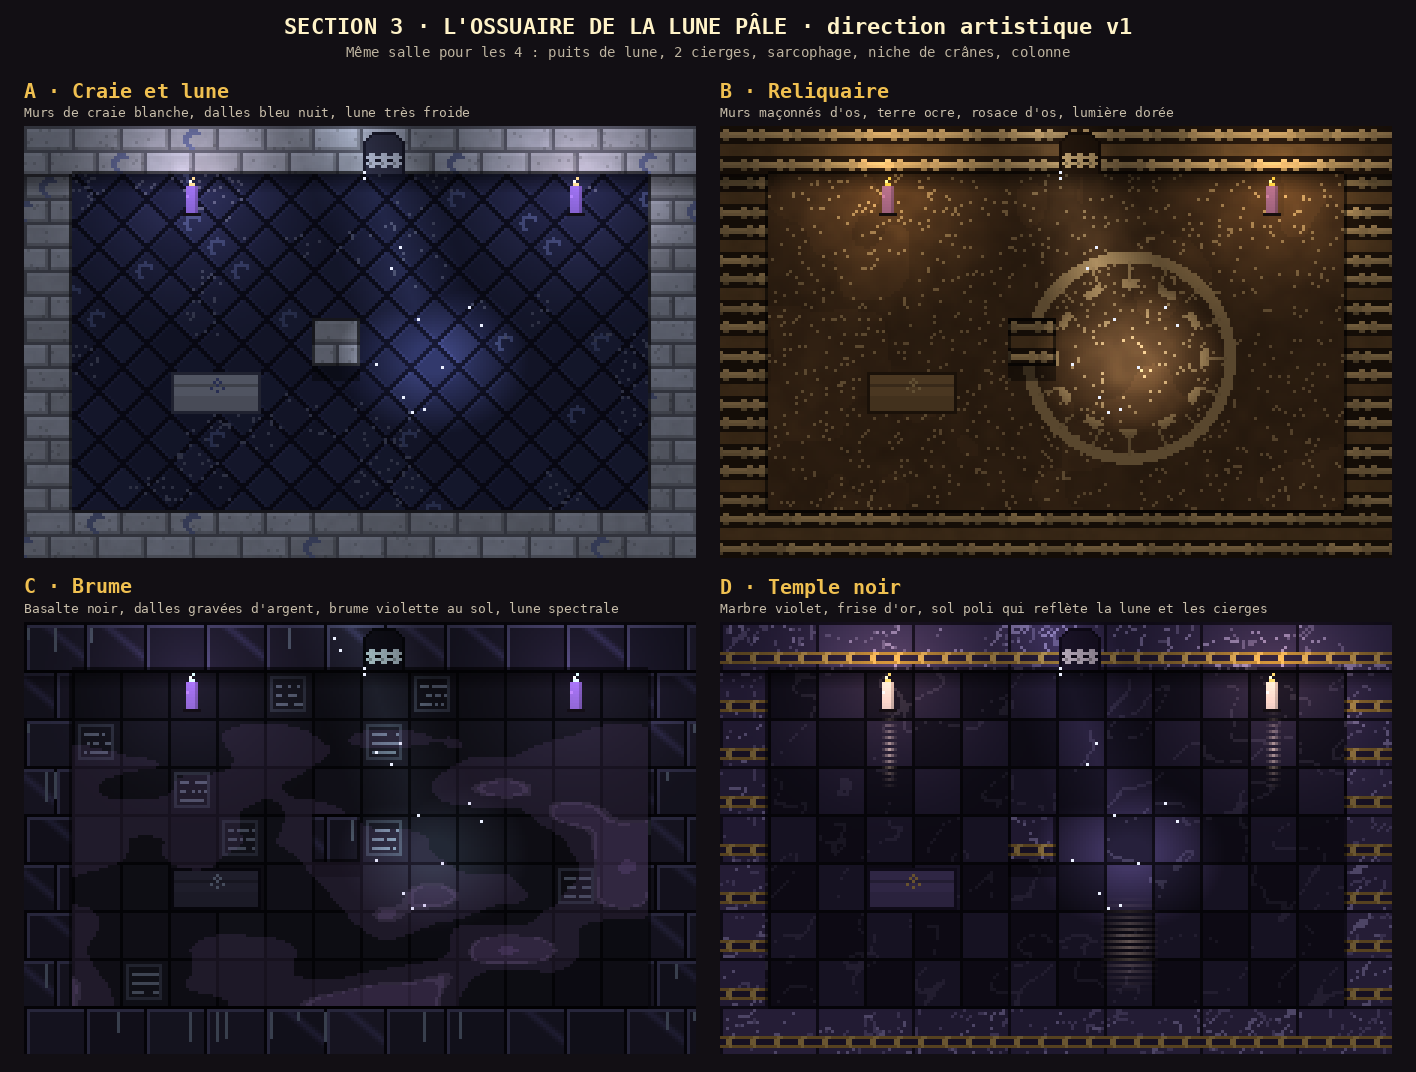

Source code (Python):
"""Section 3, l'OSSUAIRE DE LA LUNE PÂLE : direction artistique v1, PAGE BLANCHE (Thomas, 2026-11-18, 23 h 55 :
« on repart d'une page blanche pour l'esthétique, je veux une vraie personnalité, comme la section 2 qui a une DA à
part »). PROPOSITIONS, rien n'est en jeu. Brief : `claude/BRIEF_OSSUAIRE.md`.

Quatre directions, chacune avec SES murs (pas les briques v3 recolorées), son sol, sa lumière et sa couleur. Même salle
pour toutes : un puits de lune, deux cierges, un sarcophage, une niche de crânes, une colonne.
- A « Craie et lune » : murs de grands blocs de CRAIE BLANCHE (l'inverse des deux sections du dessus, aux murs sombres),
  croissants gravés ; sol de dalles en losange bleu nuit ; lumière de lune bleu-blanc, très froide.
- B « Reliquaire » : murs maçonnés d'OS (assises de tibias, une frise de crânes à hauteur d'homme) sur pierre ocre ;
  sol de terre battue et poussière d'os, rosace d'os incrustée ; lumière de cierges dorée, chaude.
- C « Brume » : murs de BASALTE noir-violet, gros blocs lisses et luisants ; dalles funéraires gravées d'argent sous une
  BRUME violette qui rampe au sol ; lune verdâtre, spectrale.
- D « Temple noir » : MARBRE violet veiné, frise de croissants D'OR ; sol de marbre poli en damier qui REFLÈTE la lune
  et les cierges ; contraste or / violet, le culte riche.

  python3 art/ossuaire_da_v1.py   → art/ossuaire_da_v1.png
"""
import math
import os
import sys

import numpy as np
from PIL import Image, ImageDraw

sys.path.insert(0, os.path.dirname(os.path.abspath(__file__)))
from pix import fbm, font, grid, hash2, up, value_noise  # noqa: E402

T = 16
PLAN = [
    "##############",
    "#............#",
    "#............#",
    "#............#",
    "#.....o......#",
    "#............#",
    "#............#",
    "#............#",
    "##############",
]
PH, PW = len(PLAN), len(PLAN[0])
W, H = PW * T, PH * T
WALL = np.array([[PLAN[y // T][x // T] in "#o" for x in range(W)] for y in range(H)])
MOON = (8.5 * T, 4.8 * T)  # centre du puits de lune au sol (pixels)
CANDLES = [(3, 1), (11, 1)]  # cases (le cierge se tient contre le mur du haut)
SARCO = (3, 5)  # case du sarcophage (2 cases de large)
NICHE = (7, 0)  # case de mur avec la niche de crânes


def mix(a, b, t):
    return np.asarray(a, float) * (1 - t) + np.asarray(b, float) * t


# ---------------------------------------------------------------- murs


def wall_A(xs, ys):
    """Grands blocs de craie (16 × 8, assises décalées), joints fins, coups de ciseau ; croissants gravés."""
    row = (ys // 8).astype(int)
    off = (row % 2) * 8
    bx = ((xs + off) // 16).astype(int)
    lx, ly = (xs + off) % 16, ys % 8
    t = hash2(bx, row, 3)
    out = mix((196, 190, 174), (226, 220, 204), t[..., None])
    grain = fbm(xs, ys, 3, 4, 2)
    out = out * (0.93 + 0.1 * grain[..., None])
    chisel = (hash2(xs.astype(int), ys.astype(int), 5) > 0.9) & ((xs.astype(int) + ys.astype(int)) % 3 == 0)
    out[chisel] = out[chisel] * 0.86
    hi = (ly == 1) & (lx > 0)
    out[hi] = np.minimum(out[hi] * 1.07, 255)
    sh = (ly == 7) | (lx == 15)
    out[sh] = out[sh] * 0.8
    j = (ly == 0) | (lx == 0)
    out[j] = (120, 116, 112)
    # croissant gravé sur un bloc sur sept
    glyph = hash2(bx, row, 6) < 0.07
    cx, cy = lx - 8, ly - 4
    r1 = np.hypot(cx, cy)
    r2 = np.hypot(cx - 1.3, cy - 0.6)
    moon = glyph & (r1 < 3.2) & (r2 > 2.6)
    out[moon] = (128, 132, 156)
    return out


def wall_B(xs, ys):
    """Maçonnerie d'os : pierre ocre entre deux assises de gros os couchés (os à nœuds) par case."""
    out = mix((112, 90, 62), (132, 106, 74), fbm(xs, ys, 4, 11, 2)[..., None])
    ty = (ys % 16).astype(int)
    # assises de tibias : bandes de 3 px, rangées 1-3 et 12-14 de chaque case
    for top in (0, 10):
        band = (ty >= top) & (ty < top + 6)
        k = (top * 5)
        seg = ((xs + k) // 12).astype(int)
        lx = ((xs + k) % 12).astype(int)
        ry = ty - top  # 0..5
        shaft = band & (lx >= 2) & (lx <= 9) & (ry >= 2) & (ry <= 3)
        knob = band & ((lx <= 2) | (lx >= 9)) & (ry >= 1) & (ry <= 4) & ~(((lx == 0) | (lx == 11)) & ((ry == 1) | (ry == 4)))
        bone = shaft | knob
        tone = 0.85 + 0.25 * hash2(seg, (ys // 16).astype(int) * 2 + (top > 5), 12)
        col = np.array((214, 198, 162)) * tone[..., None]
        out[band & ~bone] = (46, 34, 24)
        out[bone] = col[bone]
        lit = bone & ((ry == 1) | ((ry == 2) & shaft & ~knob))
        out[lit] = np.minimum(out[lit] * 1.1, 255)
        dim = bone & (ry == 4)
        out[dim] = out[dim] * 0.75
    return out


def wall_C(xs, ys):
    """Basalte : gros blocs lisses noir-violet, arêtes luisantes, quelques coulures d'argent."""
    row = (ys // 16).astype(int)
    off = (row % 2) * 10
    bx = ((xs + off) // 20).astype(int)
    lx, ly = (xs + off) % 20, ys % 16
    t = hash2(bx, row, 21)
    out = mix((34, 30, 44), (48, 42, 60), t[..., None])
    sheen = np.clip(1 - np.abs((lx - ly * 1.2) - 6) / 3, 0, 1) * (hash2(bx, row, 22) > 0.4)
    out = out + sheen[..., None] * np.array((26, 24, 40))
    hi = ((ly == 1) | (lx == 1)) & (lx > 0) & (ly > 0)
    out[hi] = (84, 78, 108)
    j = (ly == 0) | (lx == 0)
    out[j] = (12, 10, 16)
    drip = (hash2((xs // 3).astype(int), row, 23) < 0.08) & (ly > 1) & (ly < 4 + 8 * hash2((xs // 3).astype(int), row, 24)) & (xs.astype(int) % 3 == 1)
    out[drip] = (120, 128, 140)
    return out


def wall_D(xs, ys):
    """Marbre violet veiné en grandes plaques, frise de croissants d'or à hauteur d'homme."""
    row = (ys // 16).astype(int)
    bx = ((xs + (row % 2) * 16) // 32).astype(int)
    lx, ly = (xs + (row % 2) * 16) % 32, ys % 16
    base = mix((70, 58, 92), (86, 72, 110), hash2(bx, row, 31)[..., None])
    v = fbm(xs + ys * 0.7, ys, 10, 32, 3)
    vein = np.abs(v - 0.5) < 0.012
    base[vein] = (176, 164, 200)
    vein2 = np.abs(fbm(xs, ys + xs * 0.4, 7, 33, 2) - 0.5) < 0.015
    base[vein2] = (128, 116, 152)
    j = (lx == 0) | (ly == 0)
    base[j] = (30, 24, 40)
    # frise d'or : rangées 10-13, un croissant tous les 8 px
    fr = (ly >= 10) & (ly <= 13)
    base[fr] = (52, 40, 66)
    base[fr & ((ly == 10) | (ly == 13))] = (196, 156, 62)
    cx, cy = (xs % 8) - 3.5, ly - 11.5
    moon = fr & (np.hypot(cx, cy) < 1.9) & (np.hypot(cx - 0.9, cy - 0.4) > 1.4)
    base[moon] = (242, 204, 98)
    return base


# ---------------------------------------------------------------- sols


def floor_A(xs, ys):
    """Dalles en losange bleu nuit, joints sombres, poussière d'os claire, croissant gravé ici et là."""
    u, v = (xs + ys) / 16, (xs - ys) / 16
    cu, cv = np.floor(u).astype(int), np.floor(v).astype(int)
    fu, fv = u - cu, v - cv
    t = hash2(cu, cv, 41)
    out = mix((40, 42, 66), (52, 54, 82), t[..., None])
    j = (fu < 0.07) | (fv < 0.07)
    out[j] = (20, 20, 34)
    hi = ((fu < 0.13) | (fv < 0.13)) & ~j
    out[hi] = out[hi] * 1.18
    glyph = (hash2(cu, cv, 42) < 0.06) & (np.abs(np.hypot(fu - 0.5, fv - 0.5) - 0.22) < 0.05) & (fu < 0.6)
    out[glyph] = (92, 98, 132)
    dust = (fbm(xs, ys, 20, 43, 2) > 0.66) & (hash2(xs.astype(int), ys.astype(int), 44) > 0.93)
    out[dust] = (110, 110, 124)
    return out


def floor_B(xs, ys):
    """Terre battue ocre, poussière d'os, petits éclats ; rosace d'os incrustée autour du puits de lune."""
    n = fbm(xs, ys, 6, 51, 2)
    out = mix((82, 62, 44), (104, 80, 56), n[..., None])
    chips = hash2(xs.astype(int), ys.astype(int), 52) > 0.95
    out[chips] = (186, 168, 136)
    dust = fbm(xs, ys, 24, 53, 2) > 0.62
    out[dust] = out[dust] * 1.12
    r = np.hypot(xs - MOON[0], (ys - MOON[1]) * 1.0) / T
    ang = np.arctan2(ys - MOON[1], xs - MOON[0])
    ring = (np.abs(r - 2.1) < 0.12) | ((np.abs(r - 1.55) < 0.09) & (np.cos(ang * 12) > 0.2))
    out[ring] = (204, 186, 150)
    spokes = (r > 1.6) & (r < 2.05) & (np.abs(np.sin(ang * 8)) < 0.12)
    out[spokes] = (190, 172, 138)
    return out


def floor_C(xs, ys):
    """Dalles funéraires noires 16 × 16, certaines gravées de lignes d'argent (inscriptions)."""
    cx, cy = (xs // 16).astype(int), (ys // 16).astype(int)
    lx, ly = xs % 16, ys % 16
    out = mix((26, 24, 32), (36, 34, 44), hash2(cx, cy, 61)[..., None])
    j = (lx == 0) | (ly == 0)
    out[j] = (10, 10, 14)
    tomb = hash2(cx, cy, 62) < 0.14
    lines = tomb & (lx > 3) & (lx < 13) & ((ly == 5) | (ly == 8) | (ly == 11)) & (hash2(xs.astype(int), cy * 3 + (ly // 3).astype(int), 63) > 0.25)
    out[lines] = (132, 138, 150)
    frame = tomb & ((lx == 2) | (lx == 13) | (ly == 2) | (ly == 13)) & (lx >= 2) & (lx <= 13) & (ly >= 2) & (ly <= 13)
    out[frame] = (70, 72, 84)
    return out


def floor_D(xs, ys):
    """Marbre poli en damier noir / violet, veiné ; il brille (le reflet est ajouté avec la lumière)."""
    cx, cy = (xs // 16).astype(int), (ys // 16).astype(int)
    dark = (cx + cy) % 2 == 0
    out = np.where(dark[..., None], np.array((30, 26, 40), float), np.array((52, 44, 68), float)) * np.ones((1, 1, 3))
    vein = np.abs(fbm(xs + ys * 0.6, ys, 14, 71, 2) - 0.5) < 0.012
    out[vein] = out[vein] + 26
    j = ((xs % 16) == 0) | ((ys % 16) == 0)
    out[j] = (14, 12, 18)
    return out


# ---------------------------------------------------------------- décors


def candle(px, cx, cy, wax, flame):
    """Cierge debout contre le mur du haut : 3 × 8, coulures, flamme."""
    x0, y0 = cx * T + 6, cy * T + 4
    for y in range(y0, y0 + 9):
        for x in range(x0, x0 + 4):
            px[x, y] = tuple(int(c * (0.8 if x == x0 + 3 else 1)) for c in wax)
    px[x0, y0 + 3] = tuple(int(min(255, c * 1.2)) for c in wax)
    for x in range(x0 - 1, x0 + 5):
        px[x, y0 + 9] = (20, 16, 20)
    px[x0 + 1, y0 - 1] = flame
    px[x0 + 2, y0 - 1] = flame
    px[x0 + 1, y0 - 2] = (255, 248, 220)
    px[x0 + 2, y0 - 3] = flame


def sarcophagus(px, cx, cy, stone, dark, accent):
    """Sarcophage de 2 cases, couvercle à arête, un motif au milieu."""
    x0, y0 = cx * T + 1, cy * T + 2
    w, h = 2 * T - 2, T - 2
    for y in range(y0, y0 + h):
        for x in range(x0, x0 + w):
            edge = x in (x0, x0 + w - 1) or y in (y0, y0 + h - 1)
            lid = y < y0 + 8
            c = dark if edge else (tuple(min(255, int(v * 1.12)) for v in stone) if lid else stone)
            if y == y0 + 4 and not edge:
                c = tuple(int(v * 0.85) for v in stone)
            px[x, y] = c
    mx = x0 + w // 2
    for dx, dy in ((0, 2), (-1, 3), (1, 3), (0, 4), (-2, 5), (2, 5), (0, 6)):
        px[mx + dx, y0 + dy] = accent


def niche(px, cx, cy, back, bone, dark):
    """Niche creusée dans le mur du haut, trois crânes dedans."""
    x0, y0 = cx * T + 1, cy * T + 2
    for y in range(y0, y0 + 14):
        for x in range(x0, x0 + 14):
            arch = y - y0 < 3 and min(x - x0, x0 + 13 - x) < 3 - (y - y0)
            if arch:
                continue
            px[x, y] = dark if (x in (x0, x0 + 13) or y == y0 or (y - y0 < 4 and min(x - x0, x0 + 13 - x) == 3 - (y - y0))) else back
    for k in range(3):
        sx, sy = x0 + 1 + k * 4, y0 + 7
        for y in range(sy, sy + 5):
            for x in range(sx, sx + 4):
                if (y == sy and x in (sx, sx + 3)) or (y == sy + 4 and x in (sx, sx + 3)):
                    continue
                px[x, y] = bone
        px[sx, sy + 2] = dark
        px[sx + 3, sy + 2] = dark
        px[sx + 1, sy + 3] = tuple(int(c * 0.7) for c in bone)


def column(px, cx, cy, wall_fn):
    """La colonne : un bloc du mur de la direction, avec un liseré."""
    pass  # dessinée par le mur lui-même (case « o » du plan)


STYLES = {
    "A": dict(wall=wall_A, floor=floor_A, base=0.5, moon=(0.86, 0.94, 1.12), moonA=1.0, candle=(1.0, 0.9, 1.1),
              wax=(150, 110, 190), flame=(255, 214, 120), stone=(176, 172, 162), sdark=(80, 78, 90), accent=(96, 104, 150),
              nback=(60, 58, 70), bone=(232, 226, 210), ndark=(34, 32, 44), tint=(0.82, 0.88, 1.08), fog=None,
              title="A · Craie et lune", sub="Murs de craie blanche, dalles bleu nuit, lune très froide"),
    "B": dict(wall=wall_B, floor=floor_B, base=0.42, moon=(1.0, 0.98, 0.92), moonA=1.0, candle=(1.25, 1.0, 0.62),
              wax=(150, 110, 190), flame=(255, 200, 90), stone=(150, 128, 96), sdark=(60, 44, 30), accent=(222, 206, 166),
              nback=(44, 32, 22), bone=(226, 212, 176), ndark=(30, 20, 14), tint=(1.05, 0.92, 0.74), fog=None,
              title="B · Reliquaire", sub="Murs maçonnés d'os, terre ocre, rosace d'os, lumière dorée"),
    "C": dict(wall=wall_C, floor=floor_C, base=0.55, moon=(0.78, 1.08, 0.98), moonA=1.1, candle=(1.0, 0.85, 1.15),
              wax=(150, 110, 190), flame=(200, 255, 220), stone=(58, 54, 70), sdark=(16, 14, 22), accent=(150, 156, 170),
              nback=(18, 16, 24), bone=(196, 200, 196), ndark=(8, 8, 12), tint=(0.86, 0.9, 1.0), fog=(150, 110, 190),
              title="C · Brume", sub="Basalte noir, dalles gravées d'argent, brume violette au sol, lune spectrale"),
    "D": dict(wall=wall_D, floor=floor_D, base=0.48, moon=(0.94, 0.94, 1.1), moonA=1.0, candle=(1.2, 0.95, 0.7),
              wax=(236, 228, 214), flame=(255, 210, 110), stone=(96, 82, 120), sdark=(36, 28, 48), accent=(236, 196, 92),
              nback=(34, 26, 44), bone=(226, 218, 200), ndark=(20, 14, 28), tint=(0.92, 0.88, 1.06), fog=None, mirror=True,
              title="D · Temple noir", sub="Marbre violet, frise d'or, sol poli qui reflète la lune et les cierges"),
}


def room(key):
    s = STYLES[key]
    xs, ys = grid(W, H)
    wall = s["wall"](xs, ys)
    floor = s["floor"](xs, ys)
    a = np.where(WALL[..., None], wall, floor)
    # Roche derrière les murs (pas de sol à côté) : noire.
    near = np.zeros((PH, PW), bool)
    for y in range(PH):
        for x in range(PW):
            near[y, x] = any(0 <= y + dy < PH and 0 <= x + dx < PW and PLAN[y + dy][x + dx] == "." for dy in (-1, 0, 1) for dx in (-1, 0, 1))
    rock = np.array([[not near[y // T, x // T] for x in range(W)] for y in range(H)])
    a[rock] = (6, 5, 8)
    # Un liseré sombre là où le mur touche le sol : on lit la forme des murs et de la colonne.
    fl = ~WALL
    edge = WALL & (np.roll(fl, 1, 0) | np.roll(fl, -1, 0) | np.roll(fl, 1, 1) | np.roll(fl, -1, 1))
    a[edge] = a[edge] * 0.45
    # Ombre portée de la colonne vers le bas.
    oy, ox = 4 * T, 6 * T
    a[oy + T:oy + T + 5, ox:ox + T] *= 0.6
    # Ombre portée du mur du haut sur le sol (3/4 : les murs sont hauts).
    shade = np.ones((H, W))
    for y in range(T, T + 6):
        shade[y, :] *= 0.55 + 0.075 * (y - T)
    a = a * shade[..., None]
    img = Image.fromarray(np.clip(a, 0, 255).astype(np.uint8), "RGB")
    px = img.load()
    niche(px, *NICHE, s["nback"], s["bone"], s["ndark"])
    sarcophagus(px, *SARCO, s["stone"], s["sdark"], s["accent"])
    for c in CANDLES:
        candle(px, *c, s["wax"], s["flame"])
    a = np.asarray(img).astype(float)

    # ---------------- lumière
    light = np.full((H, W), s["base"])
    col = np.ones((H, W, 3)) * np.array(s["tint"])
    # Puits de lune : un disque au sol et un rayon qui tombe d'en haut (vers le haut-gauche).
    d = np.hypot((xs - MOON[0]) / T, (ys - MOON[1]) / T / 0.8)
    disc = np.clip(1.25 - d / 1.6, 0, 1) * s["moonA"]
    beam_x = MOON[0] + (ys - MOON[1]) * 0.35
    beam = np.clip(1 - np.abs(xs - beam_x) / (T * 1.3), 0, 1) * (ys < MOON[1]) * 0.45 * s["moonA"]
    m = np.maximum(disc, beam)
    light = np.maximum(light, light + m * 0.9)
    col = col * (1 - m[..., None] * 0.6) + np.array(s["moon"]) * m[..., None] * 0.6
    # Poussière dans le rayon
    motes = (hash2(xs.astype(int), ys.astype(int), 99) > 0.994) & (m > 0.3)
    # Cierges
    for (cx, cy) in CANDLES:
        dd = np.hypot(xs - (cx * T + 8), ys - (cy * T + 3)) / T
        g = np.clip(1 - dd / 3.2, 0, 1) ** 1.5
        light = light + g * 0.7
        col = col * (1 - g[..., None] * 0.5) + np.array(s["candle"]) * g[..., None] * 0.5
    a = a * light[..., None] * col
    if s.get("mirror"):
        # Sol poli : reflet vertical (vers le bas) du puits et des flammes.
        fl = ~WALL
        refl = np.zeros((H, W))
        for (cx, cy) in CANDLES:
            fx = cx * T + 8
            refl += np.clip(1 - np.abs(xs - fx) / 2.5, 0, 1) * np.clip(1 - np.abs(ys - (cy * T + 26)) / 14, 0, 1)
        refl += np.clip(1 - np.abs(xs - MOON[0]) / 10, 0, 1) * np.clip(1 - np.abs(ys - (MOON[1] + 30)) / 16, 0, 1) * 0.6
        streak = (ys.astype(int) % 2 == 0)
        a = a + (refl * fl * streak)[..., None] * np.array((150, 130, 110))
    a[motes] = (235, 240, 255)
    if s["fog"] is not None:
        # Brume qui rampe : nappes lentes, plus épaisses au sol loin des murs du haut, sous les objets hauts.
        f = fbm(xs, ys * 2.2, 40, 7, 2)
        dens = np.clip((f - 0.38) * 2.0, 0, 1) * (~WALL) * np.clip((ys - T * 1.5) / (T * 3), 0, 1)
        band = (np.round(dens * 3) / 3) * 0.38
        a = a * (1 - band[..., None]) + np.array(s["fog"]) * band[..., None]
        edge = (np.abs(dens - 0.5) < 0.03)
        a[edge] = a[edge] * 0.9 + np.array((200, 170, 230)) * 0.1
    return Image.fromarray(np.clip(a, 0, 255).astype(np.uint8), "RGB")


def main():
    S = 3
    rooms = {k: up(room(k), S) for k in "ABCD"}
    rw, rh = rooms["A"].size
    pad = 24
    Wb = pad + 2 * (rw + pad)
    Hb = 80 + 2 * (rh + 64)
    sheet = Image.new("RGB", (Wb, Hb), (18, 15, 20))
    d = ImageDraw.Draw(sheet)
    d.text((Wb // 2, 26), "SECTION 3 · L'OSSUAIRE DE LA LUNE PÂLE · direction artistique v1", fill=(255, 243, 200), font=font(22), anchor="mm")
    d.text((Wb // 2, 52), "Même salle pour les 4 : puits de lune, 2 cierges, sarcophage, niche de crânes, colonne", fill=(190, 180, 160), font=font(14, False), anchor="mm")
    for i, k in enumerate("ABCD"):
        x = pad + (i % 2) * (rw + pad)
        y = 80 + (i // 2) * (rh + 64)
        d.text((x, y + 2), STYLES[k]["title"], fill=(240, 192, 80), font=font(20), anchor="lt")
        d.text((x, y + 26), STYLES[k]["sub"], fill=(200, 190, 170), font=font(13, False), anchor="lt")
        sheet.paste(rooms[k], (x, y + 46))
    out = os.path.join(os.path.dirname(os.path.abspath(__file__)), "ossuaire_da_v1.png")
    sheet.save(out)
    print("art/ossuaire_da_v1.png", sheet.size)


if __name__ == "__main__":
    main()
